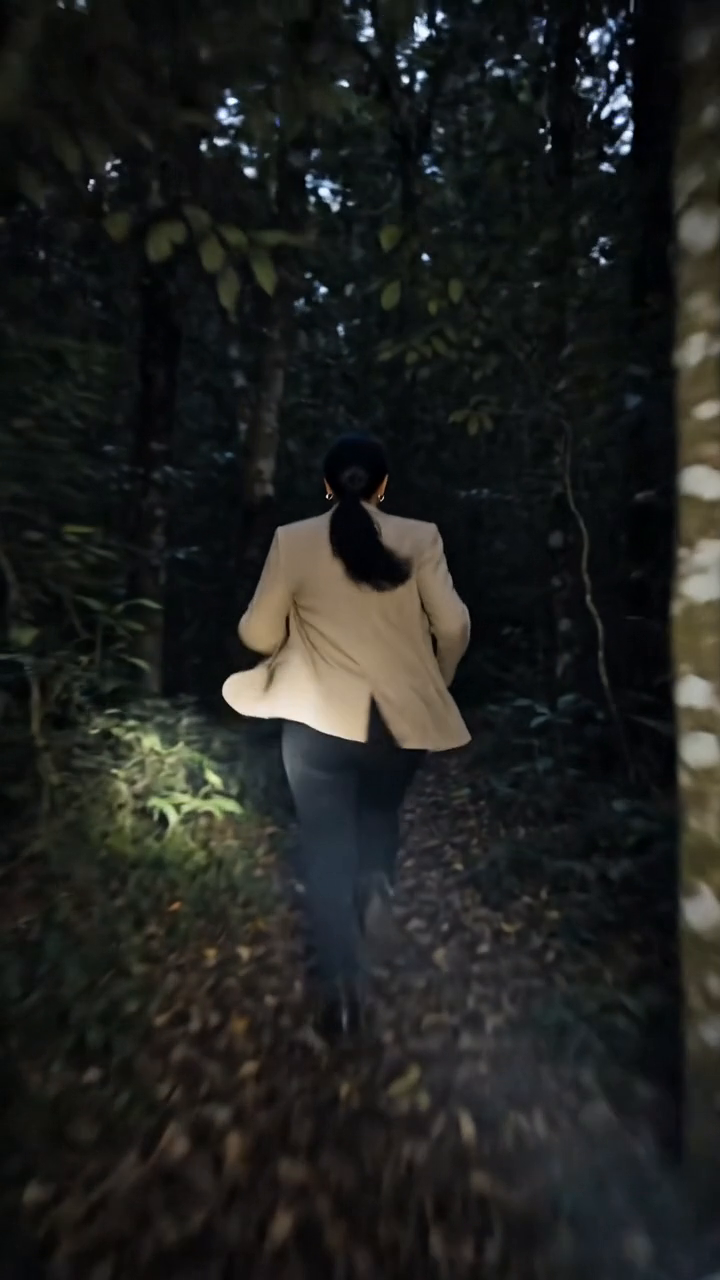
#> input picture 06-videos/fitas-da-serra-ep01/work/ref/p11.png, 720 x 1280 px, given in place of cartela-aviso-01.png, which was not available
$ python fix_fx.py   (older library calls are emulated)
#> lines starting #> are read from the running program, lines starting #| are printed output that depends on the picture; after the words box and inside, x2 and y2 are one past the last pixel; in counts of white or black regions, pixels touching at a corner belong together
### 06-videos/avisos-ep01/work/fx_planos.py
#!/usr/bin/env python3
"""Efeitos por plano (p1 janela, p2/p9 cartela+tracking, p5 giro, p7 AM 870, p9 queima, p10 grão)."""
from __future__ import annotations

import json
from pathlib import Path

import cv2
import numpy as np
from PIL import Image, ImageDraw, ImageFont, ImageFilter, ImageEnhance

W, H, FPS = 1080, 1920, 30
CINE = Path("/workspace/cinestudio")
BIBLE = CINE / "bible/avisos-a-populacao"
EP = CINE / "06-videos/avisos-ep01"
FONT_OSD = EP / "fonts/Oswald-Medium.ttf"
CARTELA = BIBLE / "cartela-aviso-01.png"
CARTELA_BASE = BIBLE / "cartela-aviso-01-base.png"


# [11 lines left out: function upscale_trim, not called in this run]


def iter_frames(path: Path):
    cap = cv2.VideoCapture(str(path))
    fps = cap.get(cv2.CAP_PROP_FPS) or FPS
    i = 0
    while True:
        ok, fr = cap.read()
        if not ok:
            break
        yield i, fr, i / fps
        i += 1
    cap.release()


def write_frames(path: Path, frames, fps=FPS, audio_from: Path | None = None, duration: float | None = None):
    path.parent.mkdir(parents=True, exist_ok=True)
    tmp = path.with_suffix(".raw.mp4")
    fourcc = cv2.VideoWriter_fourcc(*"mp4v")
    vw = cv2.VideoWriter(str(tmp), fourcc, fps, (W, H))
    n = 0
    for fr in frames:
        if fr.shape[1] != W or fr.shape[0] != H:
            fr = cv2.resize(fr, (W, H), interpolation=cv2.INTER_LANCZOS4)
        vw.write(fr)
        n += 1
    vw.release()
    import subprocess
    cmd = ["ffmpeg", "-y", "-i", str(tmp)]
    if audio_from is not None:
        cmd += ["-i", str(audio_from)]
        if duration is not None:
            cmd += ["-t", f"{duration:.4f}"]
        cmd += ["-map", "0:v", "-map", "1:a?", "-shortest"]
    elif duration is not None:
        cmd += ["-t", f"{duration:.4f}"]
    cmd += [
        "-c:v", "libx264", "-crf", "15", "-preset", "medium", "-pix_fmt", "yuv420p",
        "-c:a", "aac", "-ar", "48000", "-ac", "2", "-b:a", "160k",
        "-movflags", "+faststart", str(path),
    ]
    subprocess.run(cmd, check=True, stdout=subprocess.DEVNULL, stderr=subprocess.DEVNULL)
    tmp.unlink(missing_ok=True)
    return path


# [162 lines left out: functions soft_mask_from_bool, process_p1, cartela_ink_rgba, ecc_warp, track_and_overlay_cartela, process_p5, not called in this run]


# ---------- p7: AM 870 on dial ----------
def find_dial_bbox(fr: np.ndarray):
    """Amber illuminated dial window."""
    hsv = cv2.cvtColor(fr, cv2.COLOR_BGR2HSV)
    # amber/yellow-orange
    m1 = cv2.inRange(hsv, (8, 60, 90), (35, 255, 255))
    # also bright yellowish
    m = m1
    m = cv2.medianBlur(m, 7)
    m = cv2.morphologyEx(m, cv2.MORPH_CLOSE, np.ones((9, 13), np.uint8))
    cnts, _ = cv2.findContours(m, cv2.RETR_EXTERNAL, cv2.CHAIN_APPROX_SIMPLE)
    if not cnts:
        return None
    # pick largest in mid-right of radio (center of frame-ish)
    h, w = fr.shape[:2]
    best, ba = None, 0
    for c in cnts:
        x, y, ww, hh = cv2.boundingRect(c)
        a = ww * hh
        cx, cy = x + ww / 2, y + hh / 2
        if a < 800:
            continue
        # dial should be reasonably wide
        if ww < hh * 0.8:
            continue
        if a > ba:
            ba, best = a, (x, y, ww, hh)
    return best


_am_font = None


# [170 lines left out: functions draw_am870, process_p7, film_burn_mask, process_p9, process_p10, process_identity, not called in this run]


# [2 lines that do not run on import are left out]

### 06-videos/avisos-ep01/work/fix_fx.py
#!/usr/bin/env python3
"""Refaz p2 (cartela com tremor), p7 (tipografia), p9 (cartela íntegra até 2s + queima), p10 (grão mais leve)."""
from __future__ import annotations
import math, sys
from pathlib import Path
import cv2
import numpy as np
from PIL import Image, ImageDraw, ImageFont, ImageFilter

sys.path.insert(0, "/workspace/cinestudio/06-videos/avisos-ep01/work")
from fx_planos import (
    W, H, FPS, CARTELA, write_frames, iter_frames, process_p7,
    film_burn_mask, find_dial_bbox, FONT_OSD, soft_mask_from_bool,
)

EP = Path("/workspace/cinestudio/06-videos/avisos-ep01")
PREP = EP / "work/prep"
FX = EP / "work/fx"


def cartela_rgb():
    im = Image.open(CARTELA).convert("RGB").resize((W, H), Image.Resampling.LANCZOS)
    return cv2.cvtColor(np.array(im), cv2.COLOR_RGB2BGR)


def projector_slide(duration, slam=True):
    """Gera o slide da cartela oficial com entrada de projetor + tremor."""
    base = cartela_rgb()
    frames = []
    n = int(round(duration * FPS))
    for i in range(n):
        t = i / FPS
        fr = base.copy()
        dy, dx, blur, rot = 0.0, 0.0, 0.0, 0.0
        if slam and t < 0.70:
            # entra de baixo e foca
            u = min(1.0, t / 0.55)
            u_e = 1 - (1 - u) ** 3
            dy = (1 - u_e) * 220
            dx = (1 - u_e) * 18
            blur = (1 - u_e) * 9
            rot = (1 - u_e) * -1.2
        # tremor contínuo do projetor (mesmo depois)
        dx += 2.4 * math.sin(2 * math.pi * (t * 2.4 + 0.3)) + 1.1 * math.sin(2 * math.pi * t * 5.1)
        dy += 1.8 * math.sin(2 * math.pi * (t * 1.7 + 1.1)) + 0.8 * math.sin(2 * math.pi * t * 4.3)
        rot += 0.18 * math.sin(2 * math.pi * t * 1.9)
        M = cv2.getRotationMatrix2D((W / 2, H / 2), rot, 1.0)
        M[0, 2] += dx
        M[1, 2] += dy
        out = cv2.warpAffine(fr, M, (W, H), flags=cv2.INTER_LINEAR, borderMode=cv2.BORDER_CONSTANT, borderValue=(8, 8, 6))
        if blur > 0.4:
            k = int(blur) * 2 + 1
            out = cv2.GaussianBlur(out, (k, k), blur * 0.6)
        frames.append(out)
    return frames


def redo_p2():
    frames = projector_slide(5.0, slam=True)
#> in cartela_rgb, `return cv2.cvtColor(np.array(im), cv2.COLOR_RGB2BGR)`:
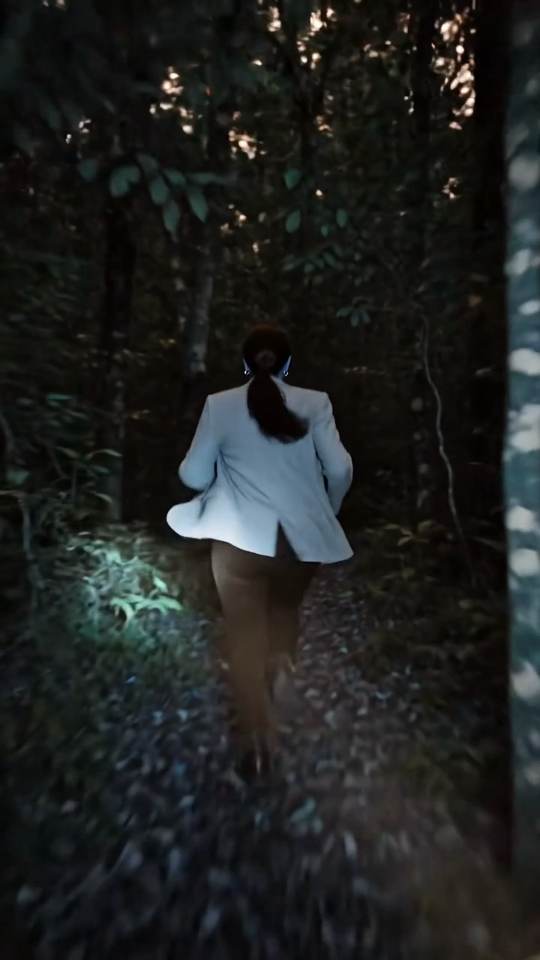
#> returned value: shape (1920, 1080, 3) (shown at 1/2 size); mean R, G, B 31.5, 33.6, 32.5
#> the loop in projector_slide, `for i in range(n):` made 150 passes
#> pass 1, in projector_slide, `out = cv2.warpAffine(fr, M, (W, H), flags=cv2.INTER_LINEAR, borderMode..`:
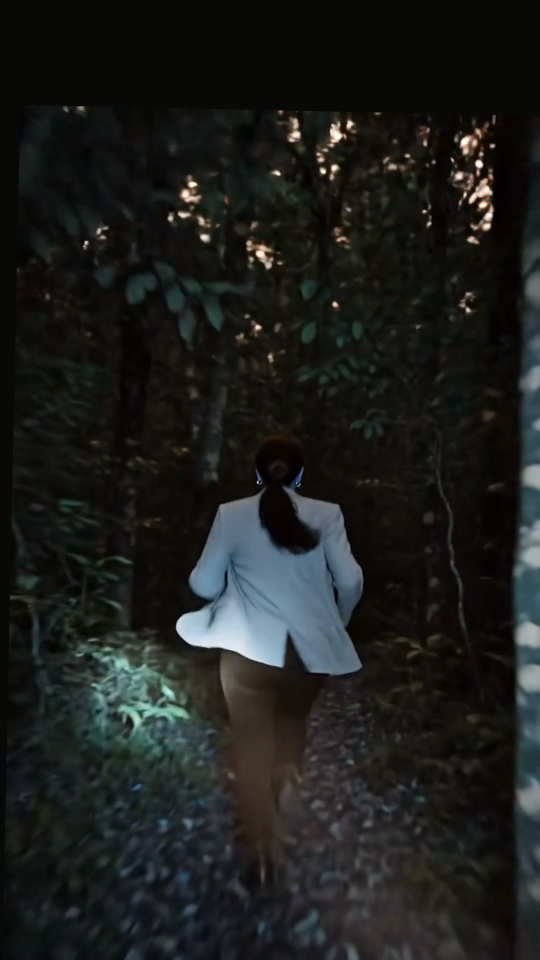
#> out: shape (1920, 1080, 3) (shown at 1/2 size); mean R, G, B 28.5, 30.3, 28.6
#> pass 2, in projector_slide, `out = cv2.warpAffine(fr, M, (W, H), flags=cv2.INTER_LINEAR, borderMode..`:
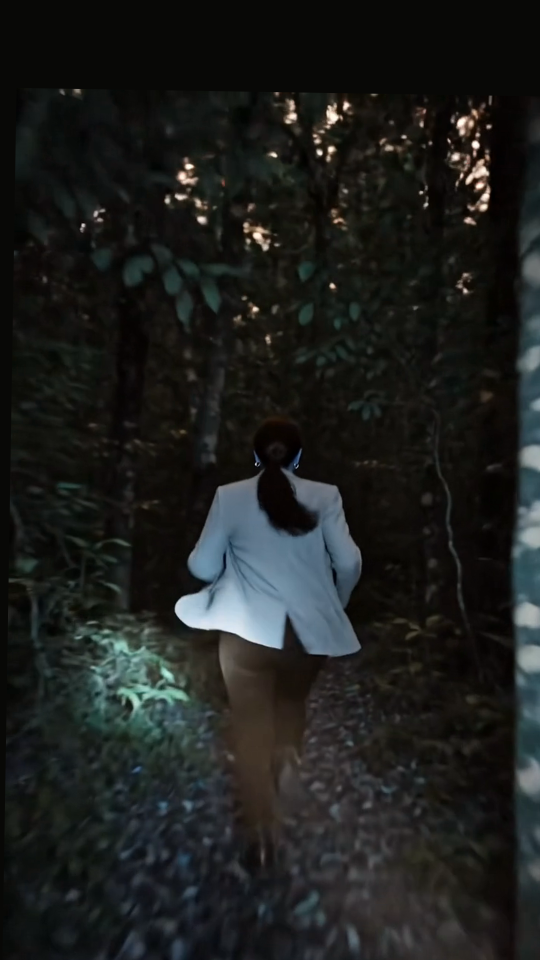
#> out: shape (1920, 1080, 3) (shown at 1/2 size); mean R, G, B 29, 30.9, 29.4
#> after the loop in projector_slide, `for i in range(n):`: frames = 150 items
#> frames = 150 items
    return write_frames(FX / "plano-02.mp4", frames, audio_from=PREP / "plano-02.mp4", duration=5.0)
#> the loop in write_frames, `for fr in frames:` made 150 passes
#> after the loop in write_frames, `for fr in frames:`: n = 150


# [19 lines left out: function redo_p9, not called in this run]


def redo_p7():
    """AM 870 mais fino, cor de tinta do mostrador, acompanha o dial."""
    font_cache = {}
    last = None
    frames = []
    src = PREP / "plano-07.mp4"
    for i, fr, t in iter_frames(src):
        box = find_dial_bbox(fr)
#> in find_dial_bbox, `hsv = cv2.cvtColor(fr, cv2.COLOR_BGR2HSV)`: hsv: shape (1280, 720, 3); mean H, S, V 71.5, 70.7, 36.9
#> in find_dial_bbox, `m1 = cv2.inRange(hsv, (8, 60, 90), (35, 255, 255))`:
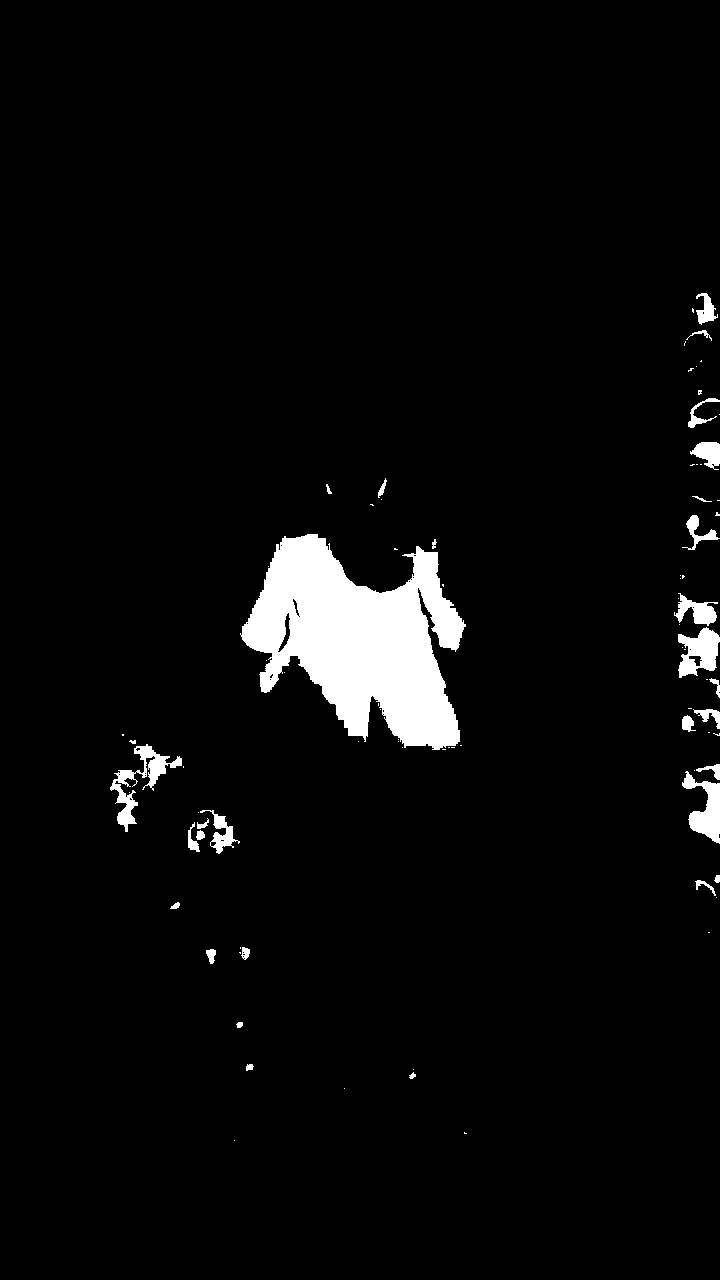
#> m1: shape (1280, 720); 4% white; 84 white regions (53 under 20 px), largest, box (x1, y1, x2, y2) and area: (240, 534, 466, 750) 28227, (110, 744, 182, 832) 1561, (682, 771, 720, 844) 1332
#> in find_dial_bbox, `m = cv2.medianBlur(m, 7)`:
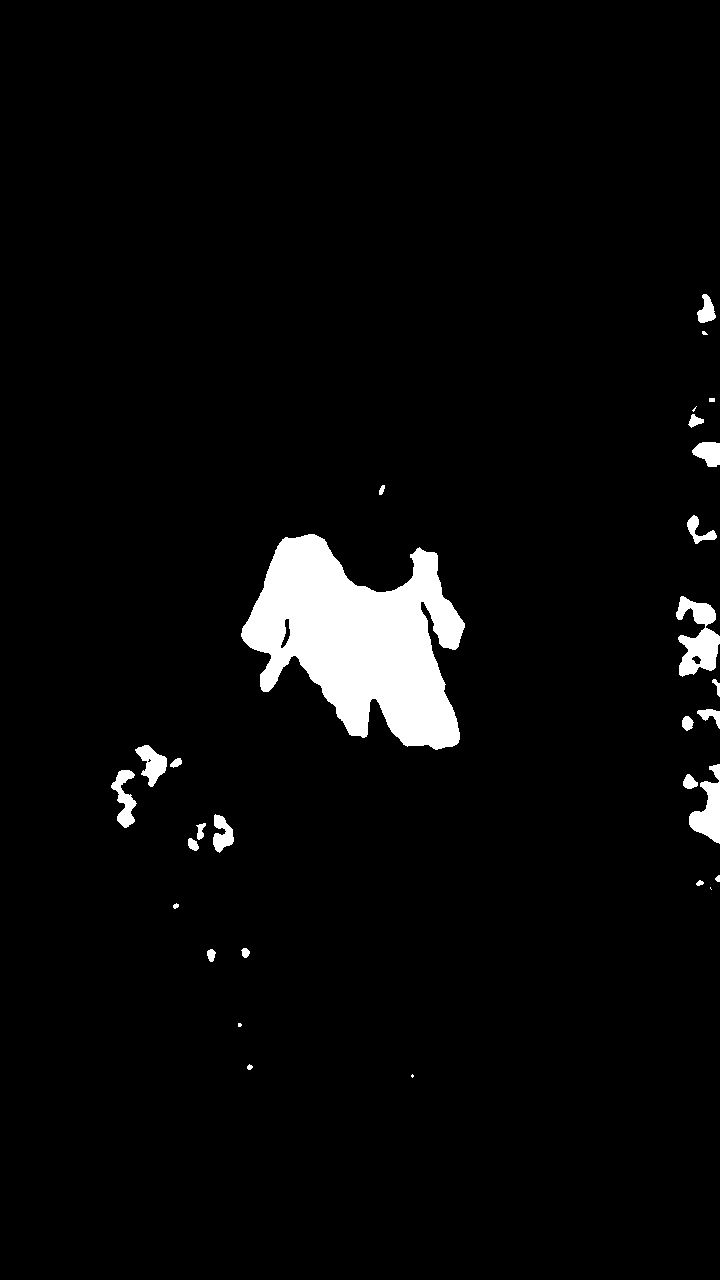
#> m: shape (1280, 720); 3.9% white; 30 white regions (5 under 20 px), largest, box (x1, y1, x2, y2) and area: (241, 534, 465, 750) 28331, (676, 596, 720, 677) 1989, (689, 764, 720, 844) 1277
#> in find_dial_bbox, `m = cv2.morphologyEx(m, cv2.MORPH_CLOSE, np.ones((9, 13), np.uint8))`:
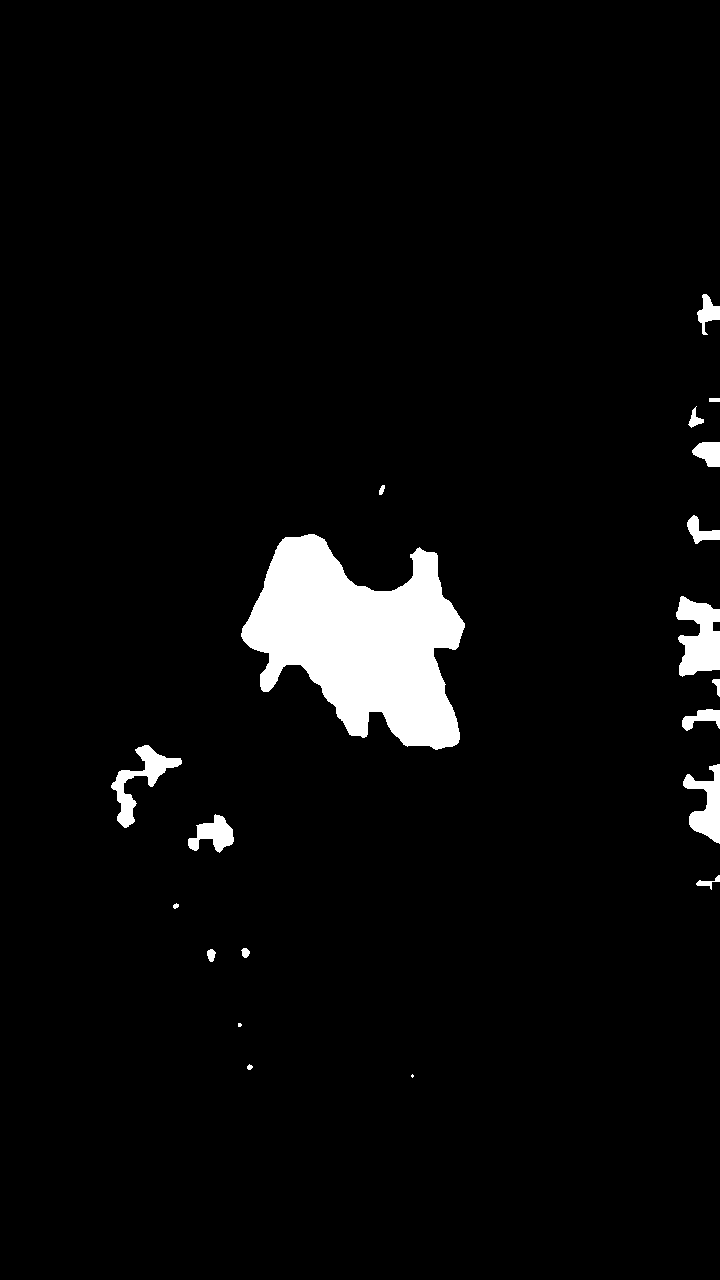
#> m: shape (1280, 720); 4.1% white; 20 white regions (2 under 20 px)
#> in find_dial_bbox, `cnts, _ = cv2.findContours(m, cv2.RETR_EXTERNAL, cv2.CHAIN_APPROX_SIMP..`: cnts = 20 contours, 4 with area under 20; largest, box (x1, y1, x2, y2) and area: (241, 534, 465, 750) 28564, (676, 596, 720, 677) 2286, (111, 745, 182, 828) 1528, (683, 764, 720, 844) 1388, (188, 814, 234, 853) 868
#> the loop in find_dial_bbox, `for c in cnts:` made 20 passes
#> (x, y, ww, hh, a, cx, cy, ba) on passes 8, 10, 14: (188, 814, 46, 39, 1794, 211, 833.5, 1794), (111, 745, 71, 83, 5893, 146.5, 786.5, 5893), (241, 534, 224, 216, 48384, 353, 642, 48384)
#> (x, y, ww, hh, a, cx, cy) on passes 1 to 6: (411, 1074, 3, 4, 12, 412.5, 1076), (247, 1064, 6, 6, 36, 250, 1067), (238, 1023, 4, 4, 16, 240, 1025), (207, 949, 9, 13, 117, 211.5, 955.5), (241, 948, 9, 10, 90, 245.5, 953), (173, 903, 6, 6, 36, 176, 906)
#> after the loop in find_dial_bbox, `for c in cnts:`: ba = 48384
#> box = (241, 534, 224, 216)
        if box is None:
            box = last
        else:
            if last is not None:
                a = 0.4
                box = tuple(int(a * box[j] + (1 - a) * last[j]) for j in range(4))
            last = box
#> last = (241, 534, 224, 216)
        if box is None:
            frames.append(fr)
            continue
        x, y, ww, hh = box
#> x = 241; y = 534; ww = 224; hh = 216
        img = Image.fromarray(cv2.cvtColor(fr, cv2.COLOR_BGR2RGB))
#> img is the input picture: PIL image 720x1280 RGB; mean R, G, B 32.5, 33.6, 31.5
        draw = ImageDraw.Draw(img)
        fs = max(12, int(hh * 0.16))
#> fs = 34
        if fs not in font_cache:
            font_cache[fs] = ImageFont.truetype(str(FONT_OSD), fs)
        font = font_cache[fs]
        text = "AM  870"
        bb = draw.textbbox((0, 0), text, font=font)
#> bb = (0, 7, 139, 32)
        tw, th = bb[2] - bb[0], bb[3] - bb[1]
#> tw = 139; th = 25
        tx = int(x + ww * 0.50 - tw / 2)
#> tx = 283
        ty = int(y + hh * 0.11)
#> ty = 557
        # letterpress brown, not sticker-black
        draw.text((tx + 1, ty + 1), text, font=font, fill=(28, 16, 8, 90))
        draw.text((tx, ty), text, font=font, fill=(58, 36, 18))
        frames.append(cv2.cvtColor(np.array(img), cv2.COLOR_RGB2BGR))
    return write_frames(FX / "plano-07.mp4", frames, audio_from=src, duration=5.0)


# [34 lines left out: function redo_p10, not called in this run]


if __name__ == "__main__":
    print("redo p2", flush=True); redo_p2()
    print("redo p7", flush=True); redo_p7()
    print("redo p9", flush=True); redo_p9()
    print("redo p10", flush=True); redo_p10()
    print("FX_FIX_OK")
